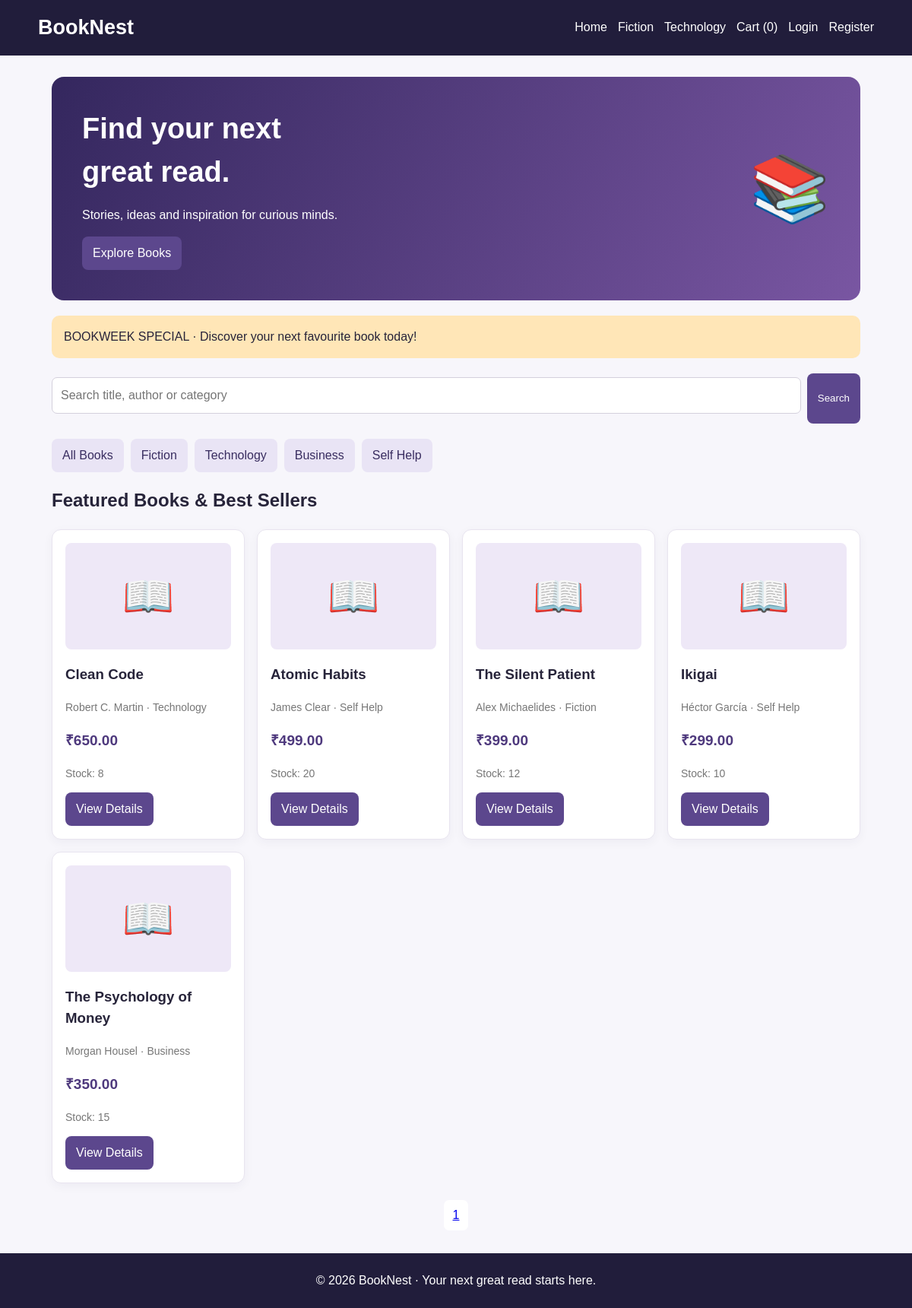
The page / on the database its author committed.
### tables this page shows
CREATE TABLE books(id INT AUTO_INCREMENT PRIMARY KEY,title VARCHAR(200) NOT NULL,author VARCHAR(150) NOT NULL,category VARCHAR(80) NOT NULL,description TEXT,price DECIMAL(10,2) NOT NULL,stock INT NOT NULL DEFAULT 0,image VARCHAR(255),featured TINYINT DEFAULT 0);

### includes/functions.php (called while the page is built, shortened)
<?php
function e($v){return htmlspecialchars((string)$v,ENT_QUOTES,'UTF-8');}
function logged(){return isset($_SESSION['user_id']);}
function cash($v){return '₹'.number_format((float)$v,2);}
function cart_count(){return array_sum($_SESSION['cart']??[]);}

### index.php (the view, shortened to what this page needs)
<?php
require 'includes/db.php';require 'includes/functions.php';
$q=trim($_GET['q']??'');$cat=trim($_GET['category']??'');$page=max(1,(int)($_GET['page']??1));$limit=8;$off=($page-1)*$limit;$w=[];$types='';$args=[];
if($cat!==''){$w[]='category=?';$args[]=$cat;$types.='s';}$where=$w?' WHERE '.implode(' AND ',$w):'';
$c=$conn->prepare('SELECT COUNT(*) FROM books'.$where);if($types)$c->bind_param($types,...$args);$c->execute();$total=(int)$c->get_result()->fetch_row()[0];
$s=$conn->prepare('SELECT * FROM books'.$where.' ORDER BY featured DESC,id DESC LIMIT ? OFFSET ?');$a=$args;$a[]=$limit;$a[]=$off;$s->bind_param($types.'ii',...$a);$s->execute();$books=$s->get_result();
$page_title='Home';include 'includes/header.php';?>
<section class="hero"><div><h1>Find your next<br>great read.</h1><p>Stories, ideas and inspiration for curious minds.</p><a class="btn" href="#books">Explore Books</a></div><div style="font-size:85px">📚</div></section>
<div class="promo">BOOKWEEK SPECIAL · Discover your next favourite book today!</div>
<form class="search" method="get"><input name="q" value="<?=e($q)?>" placeholder="Search title, author or category"><button class="btn">Search</button></form>
<div class="categories"><a href="index.php">All Books</a><?php foreach(['Fiction','Technology','Business','Self Help'] as $x):?><a href="?category=<?=urlencode($x)?>"><?=e($x)?></a><?php endforeach;?></div>
<h2 id="books">Featured Books & Best Sellers</h2><div class="grid"><?php while($b=$books->fetch_assoc()):?><article class="card"><div class="cover">📖</div><h3><?=e($b['title'])?></h3><p class="muted"><?=e($b['author'])?> · <?=e($b['category'])?></p><p class="price"><?=cash($b['price'])?></p><p class="muted">Stock: <?=$b['stock']?></p><a class="btn" href="book.php?id=<?=$b['id']?>">View Details</a></article><?php endwhile;?></div>
<?php if(!$total):?><p class="notice">No books found.</p><?php endif;?><div class="pagination"><?php for($i=1;$i<=max(1,ceil($total/$limit));$i++):?><a href="?<?=http_build_query(['q'=>$q,'category'=>$cat,'page'=>$i])?>"><?=$i?></a><?php endfor;?></div>
<?php include 'includes/footer.php';?>

### includes/header.php (shortened to what this page needs)
<?php require_once __DIR__.'/functions.php'; $page_title=$page_title??'BookNest'; ?>
<!doctype html><html lang="en"><head><link rel="stylesheet" href="/PHP_Online_Bookstore_21_Practicals/assets/style.css"></head><body>
<header><a class="brand" href="/PHP_Online_Bookstore_21_Practicals/">BookNest</a><nav><a href="/PHP_Online_Bookstore_21_Practicals/">Home</a><a href="/PHP_Online_Bookstore_21_Practicals/?category=Fiction">Fiction</a><a href="/PHP_Online_Bookstore_21_Practicals/?category=Technology">Technology</a><a href="/PHP_Online_Bookstore_21_Practicals/cart/">Cart (<?=cart_count()?>)</a><?php if(logged()):?><a href="/PHP_Online_Bookstore_21_Practicals/orders/history.php">Orders</a><?php if(($_SESSION['role']??'')==='admin'):?><a href="/PHP_Online_Bookstore_21_Practicals/admin/">Admin</a><?php endif;?><a href="/PHP_Online_Bookstore_21_Practicals/auth/logout.php">Logout</a><?php else:?><a href="/PHP_Online_Bookstore_21_Practicals/auth/login.php">Login</a><a href="/PHP_Online_Bookstore_21_Practicals/auth/register.php">Register</a><?php endif;?></nav></header><main class="wrap">

### includes/footer.php
</main><footer>© <?=date('Y')?> BookNest · Your next great read starts here.</footer></body></html>

### assets/style.css (style rules this page uses)
* { box-sizing:border-box }
body { margin:0;background:#f7f6fb;color:#27243a;font:16px Arial;line-height:1.5 }
header { background:#211d3b;color:white;padding:16px max(4%,calc((100% - 1100px)/2));display:flex;justify-content:space-between;align-items:center;gap:15px;flex-wrap:wrap }
.brand { font-size:27px;font-weight:bold;color:white;text-decoration:none }
nav { display:flex;gap:14px;flex-wrap:wrap }
nav a { color:white;text-decoration:none }
.wrap { max-width:1100px;margin:28px auto;padding:0 18px;min-height:70vh }
.hero { padding:40px;border-radius:16px;color:white;background:linear-gradient(120deg,#34275e,#7956a2);display:flex;justify-content:space-between;align-items:center }
.hero h1 { font-size:38px;margin:0 }
.promo { padding:16px;background:#ffe6b7;border-radius:10px;margin:20px 0 }
.search { display:flex;gap:8px;margin:20px 0 }
.search input { flex:1 }
.categories,.actions { display:flex;gap:9px;flex-wrap:wrap;margin:15px 0 }
.categories a,.btn { background:#5c478d;color:white;text-decoration:none;border:0;padding:10px 14px;border-radius:8px;cursor:pointer;display:inline-block }
.categories a { background:#e9e4f5;color:#392d60 }
.grid { display:grid;grid-template-columns:repeat(auto-fit,minmax(205px,1fr));gap:16px }
.card,.panel,.formbox { background:white;padding:17px;border:1px solid #e8e4ef;border-radius:12px;box-shadow:0 4px 14px #211d3b0b }
.cover { height:140px;background:#eee8f7;border-radius:8px;display:grid;place-items:center;font-size:55px }
.muted { color:#777;font-size:14px }
.price { font-weight:bold;color:#4e397d;font-size:19px }
input,textarea,select { width:100%;padding:11px;border:1px solid #d4d0dc;border-radius:7px;margin:5px 0 13px;font:inherit }
.pagination { display:flex;gap:8px;margin:22px;justify-content:center }
.pagination a { padding:8px 12px;background:white;border-radius:7px }
footer { text-align:center;background:#211d3b;color:white;padding:24px;margin-top:30px }

### rows shown on the page
books: title "Clean Code", author "Robert C. Martin", category "Technology", price "₹650.00", stock "8"
books: title "Atomic Habits", author "James Clear", category "Self Help", price "₹499.00", stock "20"
books: title "The Silent Patient", author "Alex Michaelides", category "Fiction", price "₹399.00", stock "12"
books: title "Ikigai", author "Héctor García", category "Self Help", price "₹299.00", stock "10"
books: title "The Psychology of Money", author "Morgan Housel", category "Business", price "₹350.00", stock "15"

### other values the page prints
cart_count() "0"
$x "Fiction"
$x "Technology"
$x "Business"
$x "Self Help"
